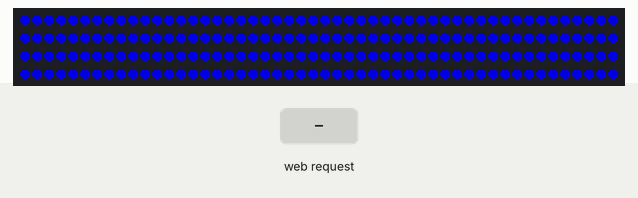
This sketch was run on a simulated ESP32. Shown: 200 RGB LEDs in strip order, left to right, continuing on the next row. Inputs (shaded band) come from the test bench. Dim RGB values are drawn brighter than linear; what the sketch prints to the serial monitor is not drawn.

Above: at 0.4 s.
1.8 s: HTTP request GET /color?r=120&g=120&b=120 received
At 3.0 s:
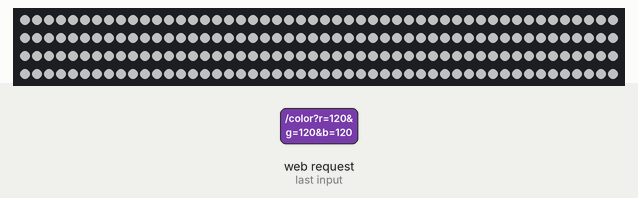
3.3 s: HTTP request GET /clear received
At 4.5 s:
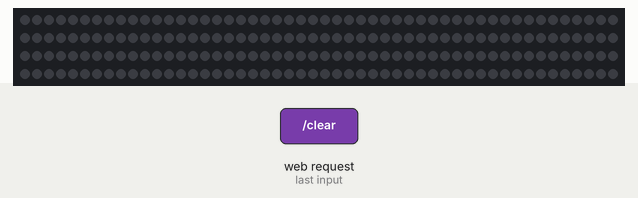
Timing chart, 0 to 6.3 s (numbered marks = the images above; inputs shaded):
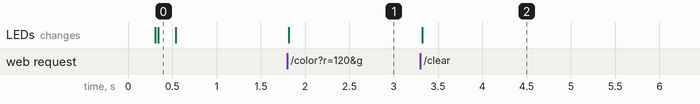

The sketch:

rams_screen_simple.ino
```cpp
/**
 * RAMS Screen - Simple Test Version
 *
 * Упрощенная версия для быстрого тестирования
 * Одна линия LED для проверки концепции
 */

#include <WiFi.h>
#include <ESPAsyncWebServer.h>
#include <ArduinoJson.h>
#include <FastLED.h>

// LED Configuration
#define LED_PIN           16
#define NUM_LEDS          200
#define LED_TYPE          WS2815   // 12V dual-signal (DI+BI). Нет в FastLED → WS2812B
#define COLOR_ORDER       GRB
#define BRIGHTNESS        180

// WiFi Configuration
const char* WIFI_SSID = "RAMS_Screen_Test";
const char* WIFI_PASSWORD = "RamsTest2026";

// Globals
CRGB leds[NUM_LEDS];
AsyncWebServer server(80);
String systemMode = "idle";

void setup() {
  Serial.begin(115200);
  delay(100);

  Serial.println("\n========================================");
  Serial.println("  RAMS SCREEN - Test Version");
  Serial.println("========================================");

  // Init FastLED
  FastLED.addLeds<LED_TYPE, LED_PIN, COLOR_ORDER>(leds, NUM_LEDS);
  FastLED.setBrightness(BRIGHTNESS);
  FastLED.clear();
  FastLED.show();

  Serial.println("[LED] FastLED initialized ✓");

  // Start WiFi AP
  WiFi.mode(WIFI_AP);
  WiFi.softAP(WIFI_SSID, WIFI_PASSWORD);

  IPAddress IP = WiFi.softAPIP();
  Serial.print("[WIFI] AP IP: ");
  Serial.println(IP);

  // Setup web server
  server.on("/", HTTP_GET, [](AsyncWebServerRequest *request) {
    String html = "<h1>RAMS Screen Test</h1>";
    html += "<p><a href='/test'>Test LEDs</a></p>";
    html += "<p><a href='/clear'>Clear</a></p>";
    request->send(200, "text/html", html);
  });

  server.on("/test", HTTP_GET, [](AsyncWebServerRequest *request) {
    request->send(200, "text/plain", "Running LED test...");
    testLEDs();
  });

  server.on("/clear", HTTP_GET, [](AsyncWebServerRequest *request) {
    FastLED.clear();
    FastLED.show();
    request->send(200, "text/plain", "Cleared");
  });

  server.on("/color", HTTP_GET, [](AsyncWebServerRequest *request) {
    if (request->hasParam("r") && request->hasParam("g") && request->hasParam("b")) {
      int r = request->getParam("r")->value().toInt();
      int g = request->getParam("g")->value().toInt();
      int b = request->getParam("b")->value().toInt();

      fill_solid(leds, NUM_LEDS, CRGB(r, g, b));
      FastLED.show();

      request->send(200, "text/plain", "Color set");
    } else {
      request->send(400, "text/plain", "Missing parameters");
    }
  });

  server.begin();
  Serial.println("[SERVER] Web server started ✓");

  // Startup animation
  startupAnimation();

  Serial.println("\n[READY] System ready!");
  Serial.println("========================================\n");
}

void loop() {
  delay(10);
}

void testLEDs() {
  Serial.println("[TEST] Starting LED test...");

  // Red
  fill_solid(leds, NUM_LEDS, CRGB::Red);
  FastLED.show();
  delay(500);

  // Green
  fill_solid(leds, NUM_LEDS, CRGB::Green);
  FastLED.show();
  delay(500);

  // Blue
  fill_solid(leds, NUM_LEDS, CRGB::Blue);
  FastLED.show();
  delay(500);

  // White
  fill_solid(leds, NUM_LEDS, CRGB::White);
  FastLED.show();
  delay(500);

  // Clear
  FastLED.clear();
  FastLED.show();

  Serial.println("[TEST] Complete");
}

void startupAnimation() {
  Serial.println("[ANIMATION] Startup...");

  for(int i = 0; i < NUM_LEDS; i++) {
    leds[i] = CRGB::Blue;
    if (i % 10 == 0) {
      FastLED.show();
      delay(5);
    }
  }

  FastLED.show();
  delay(200);

  FastLED.clear();
  FastLED.show();

  Serial.println("[ANIMATION] Done");
}
```

Measured:
- after the input at 1.8 s, the LEDs: change at once (image 1)
- after the input at 3.3 s, the LEDs: change at once (image 2)
